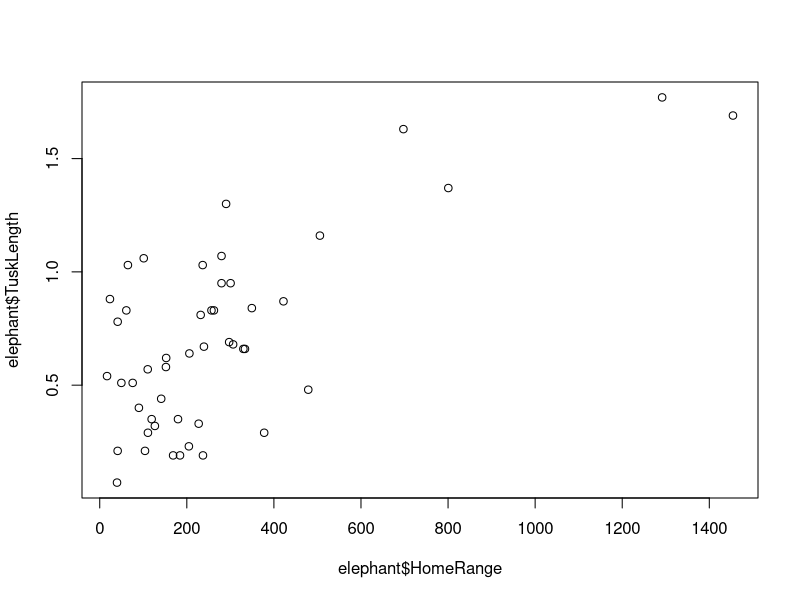

Reproduce this figure in R. (Note: this script raises an error after producing the figure.)
## Make the elephant file more accesible

elephant <- read.csv("RawData/ElephantData.csv", header=T)

# Simplify
elephant <- elephant[elephant$YEAR==1,]
elephant$HomeRange <- round(elephant$KDE.95,2)

elephant <- elephant[,c("Name", "Sex", "Region","HomeRange", "NDVI")]
head(elephant)
names(elephant) <-c("Name","Sex","Region","HomeRange", "NDVI")                       
head(elephant)
elephant$TuskLength <- NA
elephant$GroupSize <- rpois(48,4)
elephant$GroupSize[elephant$Group.Size==0]<-1

n     <- 48                    # length of vector
rho   <- 0.7                   # desired correlation = cos(angle)
theta <- acos(rho)             # corresponding angle
x1    <- elephant$HomeRange        # fixed given data
x2    <- rnorm(n, 2, 0.5)      # new random data
X     <- cbind(x1, x2)         # matrix
Xctr  <- scale(X, center=TRUE, scale=FALSE)   # centered columns (mean 0)

Id   <- diag(n)                               # identity matrix
Q    <- qr.Q(qr(Xctr[ , 1, drop=FALSE]))      # QR-decomposition, just matrix Q
P    <- tcrossprod(Q)          # = Q Q'       # projection onto space defined by x1
x2o  <- (Id-P) %*% Xctr[ , 2]                 # x2ctr made orthogonal to x1ctr
Xc2  <- cbind(Xctr[ , 1], x2o)                # bind to matrix
Y    <- Xc2 %*% diag(1/sqrt(colSums(Xc2^2)))  # scale columns to length 1
x <- Y[ , 2] + (1 / tan(theta)) * Y[ , 1]     # final new vector
cor(x1, x) 

elephant$TuskLength  <- 0.7 + x*2
elephant$TuskLength[elephant$TuskLength<0] <- 0.1
elephant$TuskLength <- round(elephant$TuskLength,2)
plot(elephant$HomeRange, elephant$TuskLength)

elephant$NDVI[10] <- NA

head(elephant)

write.csv(elephant, "ClassData/Elephant.csv", row.names = F)


# Build a disease dataset
eleDisease <-data.frame(Name=elephant$Name, Nematodes=0, Abcess=0, Injury=0) 

eleDisease$Name <- sort(eleDisease$Name)

eleDisease$Nematodes[eleDisease$Name %in% sample(eleDisease$Name,size=13,replace=F)] <- 1
eleDisease$Abcess[eleDisease$Name %in% sample(eleDisease$Name,size=3,replace=F)] <- 1
eleDisease$Injury[eleDisease$Name %in% sample(eleDisease$Name,size=27,replace=F)] <- 1
head(eleDisease)
eleDisease$Disease <- rowSums(eleDisease[,2:4])
eleDisease$Disease <- eleDisease$Disease>0

write.csv(eleDisease, "ClassData/DiseaseData.csv", row.names = F)
